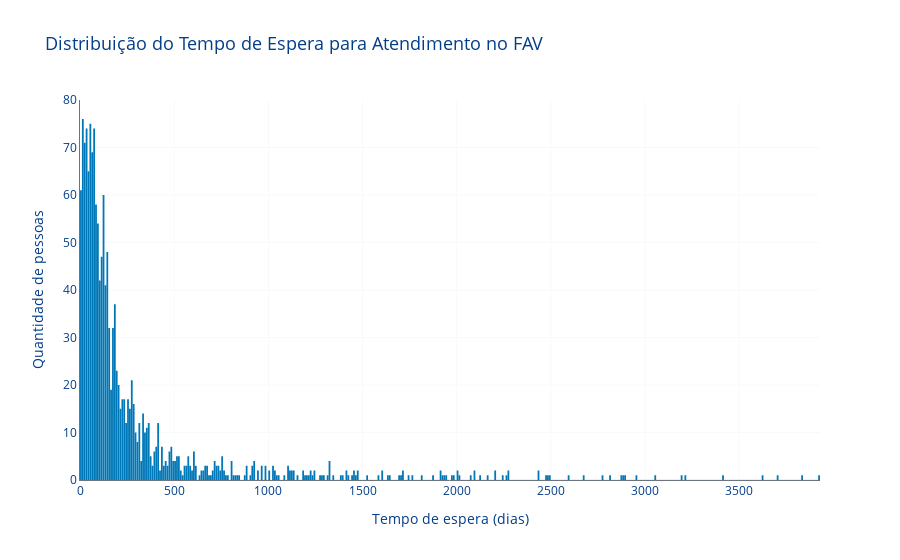

Notebook code cell kept with this figure:
### Markdown cell above
# 1) Após o início da diálise crônica, qual é o tempo médio até a confecção da Fístula Arterial Venosa (FAV) nos hospitais de POA/RS?

### Code cell
# Gráfico de tempo de espera
max_tempo = df_espera['tempo_entre_fav_e_primeira_dialise'].max()
bins = list(range(0, int(max_tempo) + 10, 10))

# Plotar histograma
fig1_p1 = px.histogram(
    df_espera,
    x='tempo_entre_fav_e_primeira_dialise',
    nbins=len(bins),
    title='Distribuição do Tempo de Espera para Atendimento no FAV',
    labels={
        'tempo_entre_fav_e_primeira_dialise': 'Tempo de espera (dias)',
        'count': 'Quantidade de pessoas'
    },
    color_discrete_sequence=[paleta['principal']]  # Cor das barras
)

# Layout personalizado com a paleta
fig1_p1.update_layout(
    xaxis_title='Tempo de espera (dias)',
    yaxis_title='Quantidade de pessoas',
    bargap=0.05,
    template='plotly_white',
    plot_bgcolor=paleta['fundo'],
    paper_bgcolor=paleta['fundo'],
    font=dict(color=paleta['quarto']),
    title_font=dict(size=18, color=paleta['quarto']),
    xaxis=dict(
        gridcolor=paleta['quinto'],
        linecolor=paleta['texto'],
        tickfont=dict(color=paleta['quarto'])
    ),
    yaxis=dict(
        gridcolor=paleta['quinto'],
        linecolor=paleta['texto'],
        tickfont=dict(color=paleta['quarto'])
    )
)

fig1_p1.show()

### Figure 1 — Plotly figure (JSON) as saved in the notebook; plotly's stock layout.template omitted (floating-point values rounded to 4 significant figures; data arrays with more than 128 entries replaced by an {"elided": "..."} marker saying what was removed)
{"data": [{"bingroup": "x", "hovertemplate": "Tempo de espera (dias)=%{x}<br>count=%{y}<extra></extra>", "legendgroup": "", "marker": {"color": "#0077B6", "pattern": {"shape": ""}}, "name": "", "nbinsx": 394, "orientation": "v", "showlegend": false, "type": "histogram", "x": {"elided": "1570 int values"}, "xaxis": "x", "yaxis": "y"}], "layout": {"bargap": 0.05, "barmode": "relative", "font": {"color": "#023E8A"}, "legend": {"tracegroupgap": 0}, "paper_bgcolor": "#FFFFFF", "plot_bgcolor": "#FFFFFF", "title": {"font": {"color": "#023E8A", "size": 18}, "text": "Distribuição do Tempo de Espera para Atendimento no FAV"}, "xaxis": {"anchor": "y", "domain": [0, 1], "gridcolor": "#F8F9FA", "linecolor": "#6C757D", "tickfont": {"color": "#023E8A"}, "title": {"text": "Tempo de espera (dias)"}}, "yaxis": {"anchor": "x", "domain": [0, 1], "gridcolor": "#F8F9FA", "linecolor": "#6C757D", "tickfont": {"color": "#023E8A"}, "title": {"text": "Quantidade de pessoas"}}}}
